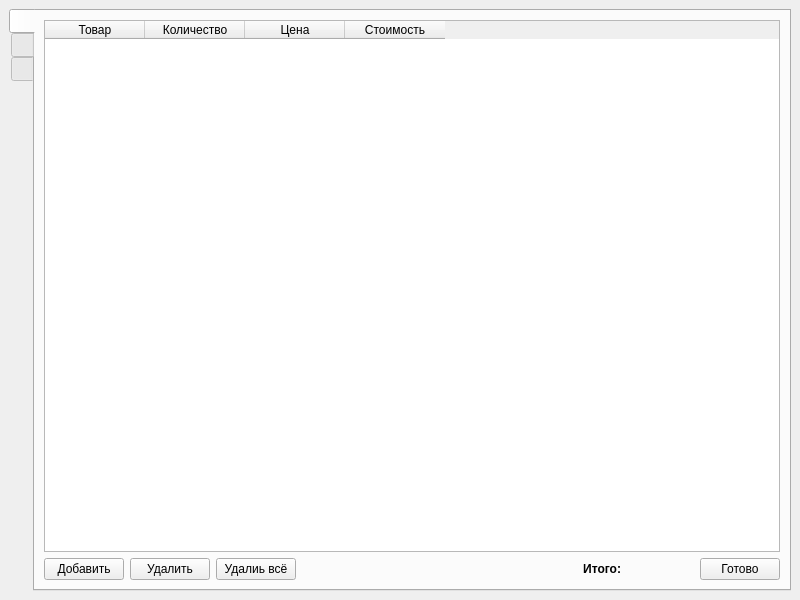
<?xml version="1.0" encoding="UTF-8"?>
<ui version="4.0">
 <class>MainWindow</class>
 <widget class="QMainWindow" name="MainWindow">
  <property name="geometry">
   <rect>
    <x>0</x>
    <y>0</y>
    <width>800</width>
    <height>600</height>
   </rect>
  </property>
  <property name="minimumSize">
   <size>
    <width>600</width>
    <height>400</height>
   </size>
  </property>
  <property name="windowTitle">
   <string>XKassa</string>
  </property>
  <widget class="QWidget" name="centralwidget">
   <layout class="QVBoxLayout" name="verticalLayout_2">
    <item>
     <widget class="QTabWidget" name="mode_selecter">
      <property name="tabPosition">
       <enum>QTabWidget::West</enum>
      </property>
      <property name="tabShape">
       <enum>QTabWidget::Rounded</enum>
      </property>
      <property name="currentIndex">
       <number>0</number>
      </property>
      <property name="iconSize">
       <size>
        <width>32</width>
        <height>32</height>
       </size>
      </property>
      <property name="elideMode">
       <enum>Qt::ElideNone</enum>
      </property>
      <widget class="QWidget" name="mode_register">
       <attribute name="icon">
        <iconset>
         <normaloff>res/register.png</normaloff>res/register.png</iconset>
       </attribute>
       <attribute name="title">
        <string/>
       </attribute>
       <attribute name="toolTip">
        <string>Касса</string>
       </attribute>
       <layout class="QVBoxLayout" name="verticalLayout_3">
        <item>
         <widget class="QTableWidget" name="table_sale">
          <column>
           <property name="text">
            <string>Товар</string>
           </property>
          </column>
          <column>
           <property name="text">
            <string>Количество</string>
           </property>
          </column>
          <column>
           <property name="text">
            <string>Цена</string>
           </property>
          </column>
          <column>
           <property name="text">
            <string>Стоимость</string>
           </property>
          </column>
         </widget>
        </item>
        <item>
         <layout class="QHBoxLayout" name="horizontalLayout_4">
          <item>
           <widget class="QPushButton" name="btn_add">
            <property name="text">
             <string>Добавить</string>
            </property>
           </widget>
          </item>
          <item>
           <widget class="QPushButton" name="btn_del">
            <property name="text">
             <string>Удалить</string>
            </property>
           </widget>
          </item>
          <item>
           <widget class="QPushButton" name="btn_delall">
            <property name="text">
             <string>Удалиь всё</string>
            </property>
           </widget>
          </item>
          <item>
           <spacer name="horizontalSpacer_4">
            <property name="orientation">
             <enum>Qt::Horizontal</enum>
            </property>
            <property name="sizeHint" stdset="0">
             <size>
              <width>40</width>
              <height>20</height>
             </size>
            </property>
           </spacer>
          </item>
          <item>
           <widget class="QLabel" name="label_2">
            <property name="font">
             <font>
              <weight>75</weight>
              <bold>true</bold>
             </font>
            </property>
            <property name="text">
             <string>Итого:</string>
            </property>
            <property name="alignment">
             <set>Qt::AlignRight|Qt::AlignTrailing|Qt::AlignVCenter</set>
            </property>
           </widget>
          </item>
          <item>
           <widget class="QLabel" name="label_sum">
            <property name="text">
             <string/>
            </property>
           </widget>
          </item>
          <item>
           <spacer name="horizontalSpacer_5">
            <property name="orientation">
             <enum>Qt::Horizontal</enum>
            </property>
            <property name="sizeType">
             <enum>QSizePolicy::Maximum</enum>
            </property>
            <property name="sizeHint" stdset="0">
             <size>
              <width>60</width>
              <height>20</height>
             </size>
            </property>
           </spacer>
          </item>
          <item>
           <widget class="QPushButton" name="btn_sale">
            <property name="text">
             <string>Готово</string>
            </property>
           </widget>
          </item>
         </layout>
        </item>
       </layout>
      </widget>
      <widget class="QWidget" name="mode_storage">
       <attribute name="icon">
        <iconset>
         <normaloff>res/storage.png</normaloff>res/storage.png</iconset>
       </attribute>
       <attribute name="title">
        <string/>
       </attribute>
       <attribute name="toolTip">
        <string>Склад</string>
       </attribute>
       <layout class="QGridLayout" name="gridLayout">
        <item row="0" column="0">
         <widget class="QTabWidget" name="tabWidget">
          <property name="currentIndex">
           <number>0</number>
          </property>
          <widget class="QWidget" name="tab_storage">
           <attribute name="title">
            <string>Информация</string>
           </attribute>
           <layout class="QGridLayout" name="gridLayout_5">
            <item row="0" column="0">
             <widget class="QTableWidget" name="table_storage">
              <property name="editTriggers">
               <set>QAbstractItemView::NoEditTriggers</set>
              </property>
              <attribute name="verticalHeaderVisible">
               <bool>false</bool>
              </attribute>
              <column>
               <property name="text">
                <string>Товар</string>
               </property>
              </column>
              <column>
               <property name="text">
                <string>Количество</string>
               </property>
              </column>
             </widget>
            </item>
           </layout>
          </widget>
          <widget class="QWidget" name="tab_new">
           <attribute name="title">
            <string>Новое поступление</string>
           </attribute>
           <layout class="QVBoxLayout" name="verticalLayout">
            <item>
             <widget class="QTableWidget" name="table_storageNew">
              <property name="editTriggers">
               <set>QAbstractItemView::NoEditTriggers</set>
              </property>
              <attribute name="verticalHeaderVisible">
               <bool>false</bool>
              </attribute>
              <column>
               <property name="text">
                <string>Товар</string>
               </property>
              </column>
              <column>
               <property name="text">
                <string>Количество</string>
               </property>
              </column>
             </widget>
            </item>
            <item>
             <layout class="QHBoxLayout" name="horizontalLayout_5">
              <item>
               <widget class="QPushButton" name="storage_add">
                <property name="text">
                 <string>Добавить</string>
                </property>
               </widget>
              </item>
              <item>
               <widget class="QPushButton" name="storage_del">
                <property name="text">
                 <string>Удалить</string>
                </property>
               </widget>
              </item>
              <item>
               <widget class="QPushButton" name="storage_delall">
                <property name="text">
                 <string>Удалить всё</string>
                </property>
               </widget>
              </item>
              <item>
               <spacer name="horizontalSpacer">
                <property name="orientation">
                 <enum>Qt::Horizontal</enum>
                </property>
                <property name="sizeHint" stdset="0">
                 <size>
                  <width>40</width>
                  <height>20</height>
                 </size>
                </property>
               </spacer>
              </item>
              <item>
               <widget class="QPushButton" name="storage_done">
                <property name="text">
                 <string>Готово</string>
                </property>
               </widget>
              </item>
             </layout>
            </item>
           </layout>
          </widget>
         </widget>
        </item>
       </layout>
      </widget>
      <widget class="QWidget" name="mode_admin">
       <attribute name="icon">
        <iconset>
         <normaloff>res/admin.png</normaloff>res/admin.png</iconset>
       </attribute>
       <attribute name="title">
        <string/>
       </attribute>
       <attribute name="toolTip">
        <string>Администрирование</string>
       </attribute>
       <layout class="QGridLayout" name="gridLayout_2">
        <item row="0" column="0">
         <widget class="QTabWidget" name="tabWidget_2">
          <property name="currentIndex">
           <number>0</number>
          </property>
          <widget class="QWidget" name="tab_users">
           <attribute name="title">
            <string>Пользователи</string>
           </attribute>
           <layout class="QGridLayout" name="gridLayout_3">
            <item row="1" column="0">
             <layout class="QHBoxLayout" name="horizontalLayout_3">
              <item>
               <widget class="QPushButton" name="user_add">
                <property name="text">
                 <string>Добавить</string>
                </property>
               </widget>
              </item>
              <item>
               <widget class="QPushButton" name="user_change">
                <property name="text">
                 <string>Изменить</string>
                </property>
               </widget>
              </item>
              <item>
               <widget class="QPushButton" name="user_del">
                <property name="text">
                 <string>Удалить</string>
                </property>
               </widget>
              </item>
              <item>
               <spacer name="horizontalSpacer_3">
                <property name="orientation">
                 <enum>Qt::Horizontal</enum>
                </property>
                <property name="sizeHint" stdset="0">
                 <size>
                  <width>40</width>
                  <height>20</height>
                 </size>
                </property>
               </spacer>
              </item>
             </layout>
            </item>
            <item row="0" column="0">
             <widget class="QTableWidget" name="table_users">
              <property name="editTriggers">
               <set>QAbstractItemView::NoEditTriggers</set>
              </property>
              <property name="tabKeyNavigation">
               <bool>true</bool>
              </property>
              <property name="gridStyle">
               <enum>Qt::SolidLine</enum>
              </property>
              <attribute name="verticalHeaderVisible">
               <bool>false</bool>
              </attribute>
              <column>
               <property name="text">
                <string>ID</string>
               </property>
              </column>
              <column>
               <property name="text">
                <string>Фамилия</string>
               </property>
              </column>
              <column>
               <property name="text">
                <string>Имя</string>
               </property>
              </column>
              <column>
               <property name="text">
                <string>Логин</string>
               </property>
              </column>
              <column>
               <property name="text">
                <string>Пароль</string>
               </property>
              </column>
              <column>
               <property name="text">
                <string>Права</string>
               </property>
              </column>
             </widget>
            </item>
           </layout>
          </widget>
          <widget class="QWidget" name="tab_items">
           <attribute name="title">
            <string>Товар</string>
           </attribute>
           <layout class="QGridLayout" name="gridLayout_4">
            <item row="1" column="0">
             <layout class="QHBoxLayout" name="horizontalLayout_2">
              <item>
               <widget class="QPushButton" name="item_add">
                <property name="text">
                 <string>Добавить</string>
                </property>
               </widget>
              </item>
              <item>
               <widget class="QPushButton" name="item_change">
                <property name="text">
                 <string>Изменить</string>
                </property>
               </widget>
              </item>
              <item>
               <widget class="QPushButton" name="item_del">
                <property name="text">
                 <string>Удалить</string>
                </property>
               </widget>
              </item>
              <item>
               <spacer name="horizontalSpacer_2">
                <property name="orientation">
                 <enum>Qt::Horizontal</enum>
                </property>
                <property name="sizeHint" stdset="0">
                 <size>
                  <width>40</width>
                  <height>20</height>
                 </size>
                </property>
               </spacer>
              </item>
             </layout>
            </item>
            <item row="0" column="0">
             <widget class="QTableWidget" name="table_items">
              <property name="editTriggers">
               <set>QAbstractItemView::NoEditTriggers</set>
              </property>
              <attribute name="verticalHeaderVisible">
               <bool>false</bool>
              </attribute>
              <column>
               <property name="text">
                <string>ID</string>
               </property>
              </column>
              <column>
               <property name="text">
                <string>Наименование</string>
               </property>
              </column>
              <column>
               <property name="text">
                <string>Цена</string>
               </property>
              </column>
              <column>
               <property name="text">
                <string>Тип</string>
               </property>
              </column>
             </widget>
            </item>
           </layout>
          </widget>
         </widget>
        </item>
       </layout>
      </widget>
     </widget>
    </item>
   </layout>
  </widget>
 </widget>
 <resources/>
 <connections/>
</ui>
